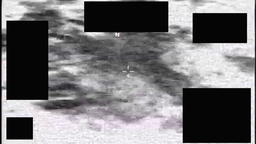
#> input picture camera_movement_analysis/sequential_frames/real_frame_280.png, 256 x 144 px, shrunk from 1280 x 720 before the run, found by its file name
$ python inspect_real_shift_280_282.py
#> lines starting #> are read from the running program, lines starting #| are printed output that depends on the picture; after the words box and inside, x2 and y2 are one past the last pixel; in counts of white or black regions, pixels touching at a corner belong together
import cv2
import numpy as np

img280 = cv2.imread("/home/egli/.gemini/antigravity/brain/c389e7ca-d9dd-451a-9838-cf1dec287928/scratch/sequential_frames/real_frame_280.png", cv2.IMREAD_GRAYSCALE)
#> img280: shape (144, 256); min 0, max 255, mean 116
img282 = cv2.imread("/home/egli/.gemini/antigravity/brain/c389e7ca-d9dd-451a-9838-cf1dec287928/scratch/sequential_frames/real_frame_282.png", cv2.IMREAD_GRAYSCALE)
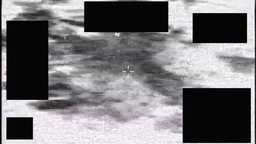
#> input picture camera_movement_analysis/sequential_frames/real_frame_282.png, 256 x 144 px, shrunk from 1280 x 720 before the run, found by its file name
#> img282: shape (144, 256); min 0, max 255, mean 118.9

# Load analysis mask
mask = cv2.imread("/home/egli/.gemini/antigravity/brain/c389e7ca-d9dd-451a-9838-cf1dec287928/scratch/analysis_mask.png", cv2.IMREAD_GRAYSCALE)
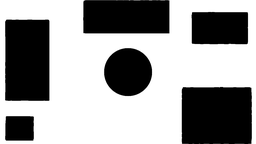
#> input picture camera_movement_analysis/analysis_mask.png, 256 x 144 px, shrunk from 1280 x 720 before the run, found by its file name
#> mask is the input picture: shape (144, 256); min 0, max 255, mean 153.6
mask_bin = (mask > 127).astype(np.float32)
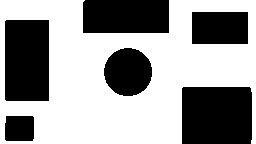
#> mask_bin: shape (144, 256) float32; values 0 (black) and 1 (white), 60.1% white; 6 black regions, box (x1, y1, x2, y2) and area: (182, 87, 252, 144) 3979, (5, 20, 49, 101) 3562, (83, 0, 169, 33) 2835, (104, 48, 152, 96) 1810, (192, 12, 248, 44) 1792, (5, 116, 34, 141) 714

best_shift = (0, 0)
min_ssd = float('inf')

for dy in range(-30, 31):
    for dx in range(-30, 31):
        T = np.float32([[1, 0, dx], [0, 1, dy]])
        shifted_img = cv2.warpAffine(img280, T, (img280.shape[1], img280.shape[0]))
        shifted_mask = cv2.warpAffine(mask_bin, T, (mask_bin.shape[1], mask_bin.shape[0]))
        combined_mask = mask_bin * shifted_mask

        diff = (img282.astype(np.float32) - shifted_img.astype(np.float32)) * combined_mask
        num_pixels = np.sum(combined_mask)
        if num_pixels > 10000:
            ssd = np.sum(diff**2) / num_pixels
            if ssd < min_ssd:
                min_ssd = ssd
                best_shift = (dx, dy)
#> after the loop, best_shift = (-8, 0); min_ssd = 432.5

print(f"Masked search best shift (280 to 282): dx={best_shift[0]}, dy={best_shift[1]} with NormSSD={min_ssd:.3f}")
#| Masked search best shift (280 to 282): dx=-8, dy=0 with NormSSD=432.549

# Compare to zero shift
diff_zero = (img282.astype(np.float32) - img280.astype(np.float32)) * mask_bin
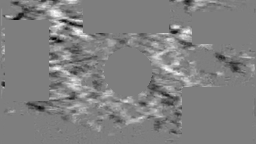
#> diff_zero: shape (144, 256) float32; min -133, max 136, mean 2.8; drawn with min black and max white
num_pixels_zero = np.sum(mask_bin)
#> num_pixels_zero = 22172
ssd_zero = np.sum(diff_zero**2) / num_pixels_zero
#> ssd_zero = 794.6
print(f"NormSSD at zero shift: {ssd_zero:.3f}")
#| NormSSD at zero shift: 794.571
